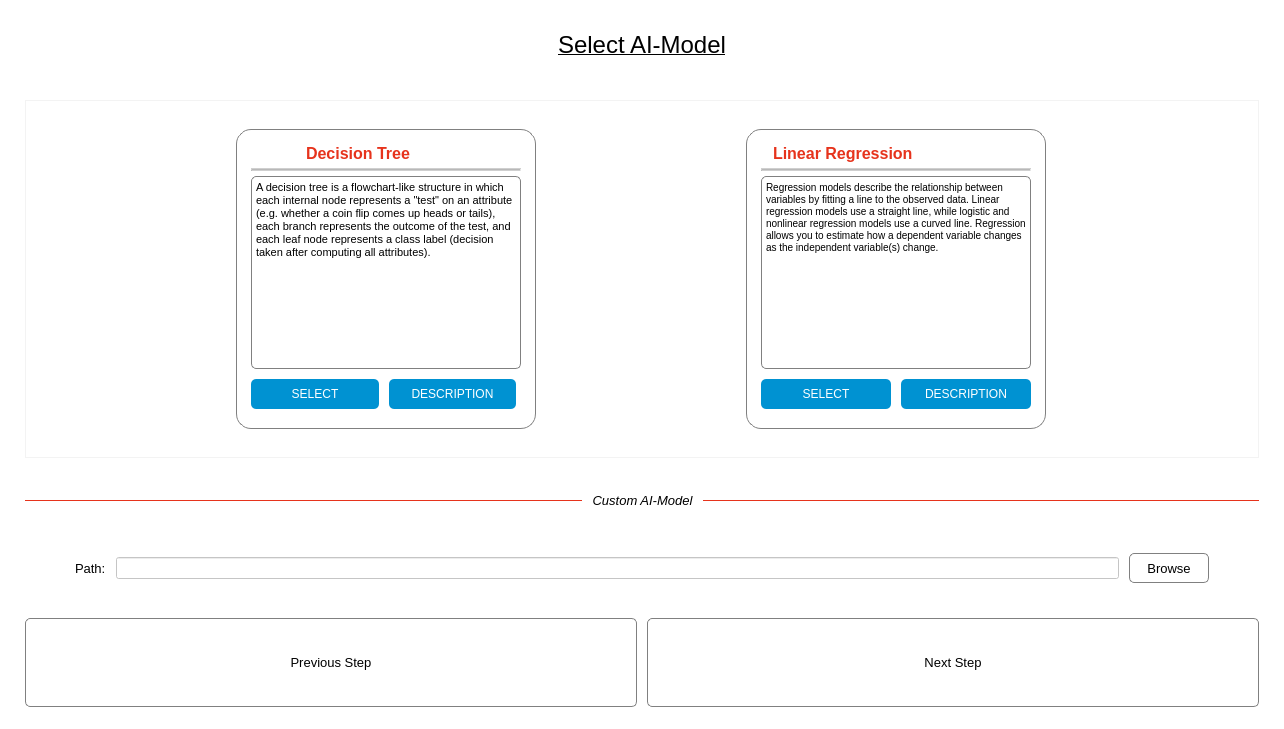
<?xml version="1.0" encoding="UTF-8"?>
<ui version="4.0">
 <class>MainWindow</class>
 <widget class="QMainWindow" name="MainWindow">
  <property name="geometry">
   <rect>
    <x>0</x>
    <y>0</y>
    <width>1284</width>
    <height>729</height>
   </rect>
  </property>
  <property name="windowTitle">
   <string>MainWindow</string>
  </property>
  <property name="styleSheet">
   <string notr="true">background: rgba(255, 255, 255, 0.8);</string>
  </property>
  <widget class="QWidget" name="centralwidget">
   <property name="minimumSize">
    <size>
     <width>800</width>
     <height>0</height>
    </size>
   </property>
   <layout class="QGridLayout" name="gridLayout" rowstretch="1,4,0,2,2,1">
    <property name="leftMargin">
     <number>25</number>
    </property>
    <property name="topMargin">
     <number>0</number>
    </property>
    <property name="rightMargin">
     <number>25</number>
    </property>
    <property name="bottomMargin">
     <number>0</number>
    </property>
    <property name="spacing">
     <number>10</number>
    </property>
    <item row="0" column="0">
     <widget class="QLabel" name="stepLabel">
      <property name="font">
       <font>
        <pointsize>18</pointsize>
        <underline>true</underline>
       </font>
      </property>
      <property name="text">
       <string>Select AI-Model</string>
      </property>
      <property name="alignment">
       <set>Qt::AlignCenter</set>
      </property>
     </widget>
    </item>
    <item row="4" column="0">
     <layout class="QHBoxLayout" name="horizontalLayout" stretch="0,0,0">
      <property name="leftMargin">
       <number>50</number>
      </property>
      <property name="topMargin">
       <number>25</number>
      </property>
      <property name="rightMargin">
       <number>50</number>
      </property>
      <property name="bottomMargin">
       <number>25</number>
      </property>
      <item>
       <widget class="QLabel" name="label_3">
        <property name="font">
         <font>
          <pointsize>10</pointsize>
         </font>
        </property>
        <property name="text">
         <string>Path:</string>
        </property>
       </widget>
      </item>
      <item>
       <widget class="QLineEdit" name="pathLine">
        <property name="sizePolicy">
         <sizepolicy hsizetype="Expanding" vsizetype="Fixed">
          <horstretch>0</horstretch>
          <verstretch>0</verstretch>
         </sizepolicy>
        </property>
       </widget>
      </item>
      <item>
       <widget class="QPushButton" name="browseButton">
        <property name="sizePolicy">
         <sizepolicy hsizetype="Fixed" vsizetype="Fixed">
          <horstretch>0</horstretch>
          <verstretch>0</verstretch>
         </sizepolicy>
        </property>
        <property name="minimumSize">
         <size>
          <width>80</width>
          <height>0</height>
         </size>
        </property>
        <property name="maximumSize">
         <size>
          <width>0</width>
          <height>30</height>
         </size>
        </property>
        <property name="font">
         <font>
          <pointsize>10</pointsize>
         </font>
        </property>
        <property name="cursor">
         <cursorShape>PointingHandCursor</cursorShape>
        </property>
        <property name="styleSheet">
         <string notr="true">background-color: white;
border-radius: 5px;
border: 1px solid grey;</string>
        </property>
        <property name="text">
         <string>Browse</string>
        </property>
       </widget>
      </item>
     </layout>
    </item>
    <item row="5" column="0">
     <layout class="QHBoxLayout" name="horizontalLayout_2">
      <property name="bottomMargin">
       <number>0</number>
      </property>
      <item>
       <widget class="QPushButton" name="prevButton">
        <property name="enabled">
         <bool>true</bool>
        </property>
        <property name="sizePolicy">
         <sizepolicy hsizetype="Expanding" vsizetype="Expanding">
          <horstretch>0</horstretch>
          <verstretch>0</verstretch>
         </sizepolicy>
        </property>
        <property name="font">
         <font>
          <pointsize>10</pointsize>
         </font>
        </property>
        <property name="cursor">
         <cursorShape>PointingHandCursor</cursorShape>
        </property>
        <property name="styleSheet">
         <string notr="true">background-color: white;
border-radius: 5px;
border: 1px solid grey;</string>
        </property>
        <property name="text">
         <string>Previous Step</string>
        </property>
       </widget>
      </item>
      <item>
       <widget class="QPushButton" name="nextButton">
        <property name="sizePolicy">
         <sizepolicy hsizetype="Expanding" vsizetype="Expanding">
          <horstretch>0</horstretch>
          <verstretch>0</verstretch>
         </sizepolicy>
        </property>
        <property name="font">
         <font>
          <pointsize>10</pointsize>
         </font>
        </property>
        <property name="cursor">
         <cursorShape>PointingHandCursor</cursorShape>
        </property>
        <property name="styleSheet">
         <string notr="true">background-color: white;
border: 1px solid grey;
border-radius: 5px;</string>
        </property>
        <property name="text">
         <string>Next Step</string>
        </property>
       </widget>
      </item>
     </layout>
    </item>
    <item row="3" column="0">
     <layout class="QHBoxLayout" name="horizontalLayout_3" stretch="0,0,0">
      <property name="topMargin">
       <number>25</number>
      </property>
      <property name="bottomMargin">
       <number>10</number>
      </property>
      <item>
       <widget class="Line" name="line_2">
        <property name="styleSheet">
         <string notr="true">color: #e6331c;</string>
        </property>
        <property name="frameShadow">
         <enum>QFrame::Plain</enum>
        </property>
        <property name="orientation">
         <enum>Qt::Horizontal</enum>
        </property>
       </widget>
      </item>
      <item>
       <widget class="QLabel" name="label_2">
        <property name="sizePolicy">
         <sizepolicy hsizetype="Fixed" vsizetype="Preferred">
          <horstretch>0</horstretch>
          <verstretch>0</verstretch>
         </sizepolicy>
        </property>
        <property name="font">
         <font>
          <pointsize>10</pointsize>
          <italic>true</italic>
         </font>
        </property>
        <property name="styleSheet">
         <string notr="true"/>
        </property>
        <property name="text">
         <string>Custom AI-Model</string>
        </property>
        <property name="alignment">
         <set>Qt::AlignCenter</set>
        </property>
       </widget>
      </item>
      <item>
       <widget class="Line" name="line">
        <property name="styleSheet">
         <string notr="true">color: #e6331c;</string>
        </property>
        <property name="frameShadow">
         <enum>QFrame::Plain</enum>
        </property>
        <property name="orientation">
         <enum>Qt::Horizontal</enum>
        </property>
       </widget>
      </item>
     </layout>
    </item>
    <item row="1" column="0">
     <widget class="QScrollArea" name="scrollArea">
      <property name="minimumSize">
       <size>
        <width>0</width>
        <height>325</height>
       </size>
      </property>
      <property name="styleSheet">
       <string notr="true">background: rgba(255, 255, 255, 0.2);</string>
      </property>
      <property name="verticalScrollBarPolicy">
       <enum>Qt::ScrollBarAlwaysOff</enum>
      </property>
      <property name="horizontalScrollBarPolicy">
       <enum>Qt::ScrollBarAsNeeded</enum>
      </property>
      <property name="widgetResizable">
       <bool>true</bool>
      </property>
      <widget class="QWidget" name="scrollContents">
       <property name="geometry">
        <rect>
         <x>0</x>
         <y>0</y>
         <width>1232</width>
         <height>323</height>
        </rect>
       </property>
       <layout class="QHBoxLayout" name="horizontalLayout_5">
        <property name="spacing">
         <number>10</number>
        </property>
        <property name="leftMargin">
         <number>10</number>
        </property>
        <property name="topMargin">
         <number>10</number>
        </property>
        <property name="rightMargin">
         <number>10</number>
        </property>
        <property name="bottomMargin">
         <number>10</number>
        </property>
        <item>
         <widget class="QWidget" name="decisionTreeWidget" native="true">
          <property name="sizePolicy">
           <sizepolicy hsizetype="Maximum" vsizetype="Maximum">
            <horstretch>0</horstretch>
            <verstretch>0</verstretch>
           </sizepolicy>
          </property>
          <property name="minimumSize">
           <size>
            <width>300</width>
            <height>300</height>
           </size>
          </property>
          <property name="styleSheet">
           <string notr="true">QWidget#decisionTreeWidget {
	background: rgb(255, 255, 255);
	border-radius: 15px;
	border: 1px solid grey;
}
</string>
          </property>
          <layout class="QGridLayout" name="gridLayout_3" rowstretch="0,0,0,0,0">
           <property name="leftMargin">
            <number>15</number>
           </property>
           <property name="topMargin">
            <number>15</number>
           </property>
           <property name="rightMargin">
            <number>15</number>
           </property>
           <property name="bottomMargin">
            <number>15</number>
           </property>
           <property name="spacing">
            <number>5</number>
           </property>
           <item row="1" column="0">
            <layout class="QHBoxLayout" name="horizontalLayout_4" stretch="2,4,2">
             <property name="spacing">
              <number>5</number>
             </property>
             <property name="rightMargin">
              <number>10</number>
             </property>
             <item>
              <widget class="QLabel" name="label_6">
               <property name="sizePolicy">
                <sizepolicy hsizetype="Fixed" vsizetype="Fixed">
                 <horstretch>0</horstretch>
                 <verstretch>0</verstretch>
                </sizepolicy>
               </property>
               <property name="maximumSize">
                <size>
                 <width>50</width>
                 <height>50</height>
                </size>
               </property>
               <property name="text">
                <string/>
               </property>
               <property name="pixmap">
                <pixmap>Images/decision-tree.jpg</pixmap>
               </property>
               <property name="scaledContents">
                <bool>true</bool>
               </property>
               <property name="alignment">
                <set>Qt::AlignCenter</set>
               </property>
              </widget>
             </item>
             <item>
              <widget class="QLabel" name="titleLabel0">
               <property name="font">
                <font>
                 <pointsize>12</pointsize>
                 <weight>75</weight>
                 <bold>true</bold>
                </font>
               </property>
               <property name="styleSheet">
                <string notr="true">color: #e6331c;</string>
               </property>
               <property name="text">
                <string>Decision Tree</string>
               </property>
              </widget>
             </item>
             <item>
              <widget class="QLabel" name="infoLabel0">
               <property name="sizePolicy">
                <sizepolicy hsizetype="Maximum" vsizetype="Maximum">
                 <horstretch>0</horstretch>
                 <verstretch>0</verstretch>
                </sizepolicy>
               </property>
               <property name="maximumSize">
                <size>
                 <width>25</width>
                 <height>25</height>
                </size>
               </property>
               <property name="cursor">
                <cursorShape>WhatsThisCursor</cursorShape>
               </property>
               <property name="text">
                <string/>
               </property>
               <property name="pixmap">
                <pixmap>Images/info.png</pixmap>
               </property>
               <property name="scaledContents">
                <bool>true</bool>
               </property>
               <property name="alignment">
                <set>Qt::AlignRight|Qt::AlignTop|Qt::AlignTrailing</set>
               </property>
              </widget>
             </item>
            </layout>
           </item>
           <item row="3" column="0" colspan="2">
            <widget class="QTextBrowser" name="textBrowser_2">
             <property name="styleSheet">
              <string notr="true">border: 1px solid grey;
border-radius: 5px;</string>
             </property>
             <property name="html">
              <string>&lt;!DOCTYPE HTML PUBLIC &quot;-//W3C//DTD HTML 4.0//EN&quot; &quot;http://www.w3.org/TR/REC-html40/strict.dtd&quot;&gt;
&lt;html&gt;&lt;head&gt;&lt;meta name=&quot;qrichtext&quot; content=&quot;1&quot; /&gt;&lt;style type=&quot;text/css&quot;&gt;
p, li { white-space: pre-wrap; }
&lt;/style&gt;&lt;/head&gt;&lt;body style=&quot; font-family:'MS Shell Dlg 2'; font-size:7.8pt; font-weight:400; font-style:normal;&quot;&gt;
&lt;p style=&quot; margin-top:0px; margin-bottom:0px; margin-left:0px; margin-right:0px; -qt-block-indent:0; text-indent:0px;&quot;&gt;&lt;span style=&quot; font-size:8pt;&quot;&gt;A decision tree is a flowchart-like structure in which each internal node represents a &amp;quot;test&amp;quot; on an attribute (e.g. whether a coin flip comes up heads or tails), each branch represents the outcome of the test, and each leaf node represents a class label (decision taken after computing all attributes).&lt;/span&gt;&lt;/p&gt;&lt;/body&gt;&lt;/html&gt;</string>
             </property>
            </widget>
           </item>
           <item row="2" column="0" colspan="2">
            <widget class="Line" name="line_4">
             <property name="sizePolicy">
              <sizepolicy hsizetype="Expanding" vsizetype="Minimum">
               <horstretch>0</horstretch>
               <verstretch>0</verstretch>
              </sizepolicy>
             </property>
             <property name="minimumSize">
              <size>
               <width>0</width>
               <height>1</height>
              </size>
             </property>
             <property name="styleSheet">
              <string notr="true">background: rgba(0, 0, 0, 0.1);</string>
             </property>
             <property name="midLineWidth">
              <number>1</number>
             </property>
             <property name="orientation">
              <enum>Qt::Horizontal</enum>
             </property>
            </widget>
           </item>
           <item row="4" column="0">
            <layout class="QHBoxLayout" name="horizontalLayout_6">
             <property name="spacing">
              <number>10</number>
             </property>
             <property name="topMargin">
              <number>5</number>
             </property>
             <property name="bottomMargin">
              <number>5</number>
             </property>
             <item>
              <widget class="QPushButton" name="selectButton0">
               <property name="minimumSize">
                <size>
                 <width>0</width>
                 <height>30</height>
                </size>
               </property>
               <property name="cursor">
                <cursorShape>PointingHandCursor</cursorShape>
               </property>
               <property name="styleSheet">
                <string notr="true">background-color: #0092d2;
color: white;
border-radius: 5px;</string>
               </property>
               <property name="text">
                <string>SELECT</string>
               </property>
              </widget>
             </item>
             <item>
              <widget class="QPushButton" name="descriptionButton0">
               <property name="minimumSize">
                <size>
                 <width>0</width>
                 <height>30</height>
                </size>
               </property>
               <property name="cursor">
                <cursorShape>PointingHandCursor</cursorShape>
               </property>
               <property name="styleSheet">
                <string notr="true">background-color: #0092d2;
color: white;
border-radius: 5px;</string>
               </property>
               <property name="text">
                <string>DESCRIPTION</string>
               </property>
              </widget>
             </item>
            </layout>
           </item>
          </layout>
         </widget>
        </item>
        <item>
         <widget class="QWidget" name="linearRegressionWidget" native="true">
          <property name="sizePolicy">
           <sizepolicy hsizetype="Maximum" vsizetype="Maximum">
            <horstretch>0</horstretch>
            <verstretch>0</verstretch>
           </sizepolicy>
          </property>
          <property name="minimumSize">
           <size>
            <width>300</width>
            <height>300</height>
           </size>
          </property>
          <property name="autoFillBackground">
           <bool>false</bool>
          </property>
          <property name="styleSheet">
           <string notr="true">QWidget#linearRegressionWidget {
	background: rgb(255, 255, 255);
	border-radius: 15px;
	border: 1px solid grey;
}
</string>
          </property>
          <layout class="QGridLayout" name="gridLayout_2" rowstretch="0,0,0,0,0" columnstretch="0,0">
           <property name="leftMargin">
            <number>15</number>
           </property>
           <property name="topMargin">
            <number>15</number>
           </property>
           <property name="rightMargin">
            <number>15</number>
           </property>
           <property name="bottomMargin">
            <number>15</number>
           </property>
           <property name="spacing">
            <number>5</number>
           </property>
           <item row="1" column="0">
            <layout class="QHBoxLayout" name="horizontalLayout_7" stretch="2,4,2">
             <property name="spacing">
              <number>5</number>
             </property>
             <property name="rightMargin">
              <number>10</number>
             </property>
             <item>
              <widget class="QLabel" name="label_4">
               <property name="sizePolicy">
                <sizepolicy hsizetype="Fixed" vsizetype="Fixed">
                 <horstretch>0</horstretch>
                 <verstretch>0</verstretch>
                </sizepolicy>
               </property>
               <property name="minimumSize">
                <size>
                 <width>0</width>
                 <height>0</height>
                </size>
               </property>
               <property name="maximumSize">
                <size>
                 <width>50</width>
                 <height>50</height>
                </size>
               </property>
               <property name="text">
                <string/>
               </property>
               <property name="pixmap">
                <pixmap>Images/linear-regression.png</pixmap>
               </property>
               <property name="scaledContents">
                <bool>true</bool>
               </property>
               <property name="alignment">
                <set>Qt::AlignCenter</set>
               </property>
              </widget>
             </item>
             <item>
              <widget class="QLabel" name="titleLabel1">
               <property name="font">
                <font>
                 <pointsize>12</pointsize>
                 <weight>75</weight>
                 <bold>true</bold>
                </font>
               </property>
               <property name="styleSheet">
                <string notr="true">color: #e6331c;</string>
               </property>
               <property name="text">
                <string>Linear Regression</string>
               </property>
               <property name="alignment">
                <set>Qt::AlignLeading|Qt::AlignLeft|Qt::AlignVCenter</set>
               </property>
              </widget>
             </item>
             <item>
              <widget class="QLabel" name="infoLabel1">
               <property name="maximumSize">
                <size>
                 <width>25</width>
                 <height>25</height>
                </size>
               </property>
               <property name="cursor">
                <cursorShape>WhatsThisCursor</cursorShape>
               </property>
               <property name="text">
                <string/>
               </property>
               <property name="pixmap">
                <pixmap>Images/info.png</pixmap>
               </property>
               <property name="scaledContents">
                <bool>true</bool>
               </property>
               <property name="alignment">
                <set>Qt::AlignLeading|Qt::AlignLeft|Qt::AlignTop</set>
               </property>
              </widget>
             </item>
            </layout>
           </item>
           <item row="2" column="0" colspan="2">
            <widget class="Line" name="line_3">
             <property name="sizePolicy">
              <sizepolicy hsizetype="Expanding" vsizetype="Minimum">
               <horstretch>0</horstretch>
               <verstretch>0</verstretch>
              </sizepolicy>
             </property>
             <property name="minimumSize">
              <size>
               <width>0</width>
               <height>1</height>
              </size>
             </property>
             <property name="font">
              <font>
               <weight>50</weight>
               <bold>false</bold>
              </font>
             </property>
             <property name="styleSheet">
              <string notr="true">background: rgba(0, 0, 0, 0.1);</string>
             </property>
             <property name="lineWidth">
              <number>1</number>
             </property>
             <property name="midLineWidth">
              <number>1</number>
             </property>
             <property name="orientation">
              <enum>Qt::Horizontal</enum>
             </property>
            </widget>
           </item>
           <item row="3" column="0" colspan="2">
            <widget class="QTextBrowser" name="textBrowser">
             <property name="sizePolicy">
              <sizepolicy hsizetype="Expanding" vsizetype="Expanding">
               <horstretch>2</horstretch>
               <verstretch>0</verstretch>
              </sizepolicy>
             </property>
             <property name="styleSheet">
              <string notr="true">border: 1px solid grey;
border-radius: 5px;</string>
             </property>
             <property name="verticalScrollBarPolicy">
              <enum>Qt::ScrollBarAsNeeded</enum>
             </property>
             <property name="horizontalScrollBarPolicy">
              <enum>Qt::ScrollBarAlwaysOff</enum>
             </property>
             <property name="html">
              <string>&lt;!DOCTYPE HTML PUBLIC &quot;-//W3C//DTD HTML 4.0//EN&quot; &quot;http://www.w3.org/TR/REC-html40/strict.dtd&quot;&gt;
&lt;html&gt;&lt;head&gt;&lt;meta name=&quot;qrichtext&quot; content=&quot;1&quot; /&gt;&lt;style type=&quot;text/css&quot;&gt;
p, li { white-space: pre-wrap; }
&lt;/style&gt;&lt;/head&gt;&lt;body style=&quot; font-family:'MS Shell Dlg 2'; font-size:7.8pt; font-weight:400; font-style:normal;&quot;&gt;
&lt;p style=&quot; margin-top:0px; margin-bottom:0px; margin-left:0px; margin-right:0px; -qt-block-indent:0; text-indent:0px;&quot;&gt;Regression models describe the relationship between variables by fitting a line to the observed data. Linear regression models use a straight line, while logistic and nonlinear regression models use a curved line. Regression allows you to estimate how a dependent variable changes as the independent variable(s) change.&lt;/p&gt;&lt;/body&gt;&lt;/html&gt;</string>
             </property>
            </widget>
           </item>
           <item row="4" column="0" colspan="2">
            <layout class="QHBoxLayout" name="horizontalLayout_8">
             <property name="spacing">
              <number>10</number>
             </property>
             <property name="topMargin">
              <number>5</number>
             </property>
             <property name="bottomMargin">
              <number>5</number>
             </property>
             <item>
              <widget class="QPushButton" name="selectButton1">
               <property name="minimumSize">
                <size>
                 <width>0</width>
                 <height>30</height>
                </size>
               </property>
               <property name="cursor">
                <cursorShape>PointingHandCursor</cursorShape>
               </property>
               <property name="styleSheet">
                <string notr="true">background-color: #0092d2;
color: white;
border-radius: 5px;</string>
               </property>
               <property name="text">
                <string>SELECT</string>
               </property>
              </widget>
             </item>
             <item>
              <widget class="QPushButton" name="descriptionButton1">
               <property name="minimumSize">
                <size>
                 <width>0</width>
                 <height>30</height>
                </size>
               </property>
               <property name="cursor">
                <cursorShape>PointingHandCursor</cursorShape>
               </property>
               <property name="styleSheet">
                <string notr="true">background-color: #0092d2;
color: white;
border-radius: 5px;</string>
               </property>
               <property name="text">
                <string>DESCRIPTION</string>
               </property>
              </widget>
             </item>
            </layout>
           </item>
          </layout>
         </widget>
        </item>
       </layout>
      </widget>
     </widget>
    </item>
   </layout>
  </widget>
  <widget class="QMenuBar" name="menubar">
   <property name="geometry">
    <rect>
     <x>0</x>
     <y>0</y>
     <width>1284</width>
     <height>26</height>
    </rect>
   </property>
  </widget>
  <widget class="QStatusBar" name="statusbar"/>
 </widget>
 <resources/>
 <connections/>
</ui>
